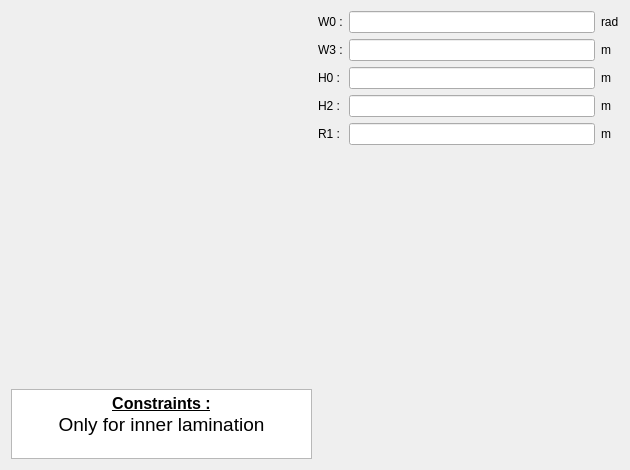
<?xml version="1.0" encoding="UTF-8"?>
<ui version="4.0">
 <class>PWSlot16</class>
 <widget class="QWidget" name="PWSlot16">
  <property name="geometry">
   <rect>
    <x>0</x>
    <y>0</y>
    <width>630</width>
    <height>470</height>
   </rect>
  </property>
  <property name="minimumSize">
   <size>
    <width>630</width>
    <height>470</height>
   </size>
  </property>
  <property name="maximumSize">
   <size>
    <width>16777215</width>
    <height>16777215</height>
   </size>
  </property>
  <property name="windowTitle">
   <string>Form</string>
  </property>
  <layout class="QHBoxLayout" name="horizontalLayout">
   <item>
    <layout class="QVBoxLayout" name="verticalLayout_2">
     <item>
      <widget class="QLabel" name="img_slot">
       <property name="sizePolicy">
        <sizepolicy hsizetype="Expanding" vsizetype="Expanding">
         <horstretch>0</horstretch>
         <verstretch>0</verstretch>
        </sizepolicy>
       </property>
       <property name="maximumSize">
        <size>
         <width>16777215</width>
         <height>16777215</height>
        </size>
       </property>
       <property name="text">
        <string/>
       </property>
       <property name="pixmap">
        <pixmap resource="../../../../Resources/pyleecan.qrc">:/images/images/MachineSetup/WSlot/Slot 16.PNG</pixmap>
       </property>
       <property name="scaledContents">
        <bool>true</bool>
       </property>
      </widget>
     </item>
     <item>
      <widget class="QTextEdit" name="txt_constraint">
       <property name="sizePolicy">
        <sizepolicy hsizetype="Expanding" vsizetype="Fixed">
         <horstretch>0</horstretch>
         <verstretch>0</verstretch>
        </sizepolicy>
       </property>
       <property name="maximumSize">
        <size>
         <width>16777215</width>
         <height>70</height>
        </size>
       </property>
       <property name="verticalScrollBarPolicy">
        <enum>Qt::ScrollBarAlwaysOff</enum>
       </property>
       <property name="html">
        <string>&lt;!DOCTYPE HTML PUBLIC &quot;-//W3C//DTD HTML 4.0//EN&quot; &quot;http://www.w3.org/TR/REC-html40/strict.dtd&quot;&gt;
&lt;html&gt;&lt;head&gt;&lt;meta name=&quot;qrichtext&quot; content=&quot;1&quot; /&gt;&lt;style type=&quot;text/css&quot;&gt;
p, li { white-space: pre-wrap; }
&lt;/style&gt;&lt;/head&gt;&lt;body style=&quot; font-family:'MS Shell Dlg 2'; font-size:7.8pt; font-weight:400; font-style:normal;&quot;&gt;
&lt;p align=&quot;center&quot; style=&quot; margin-top:0px; margin-bottom:0px; margin-left:0px; margin-right:0px; -qt-block-indent:0; text-indent:0px;&quot;&gt;&lt;span style=&quot; font-size:12pt; font-weight:600; text-decoration: underline;&quot;&gt;Constraints :&lt;/span&gt;&lt;/p&gt;
&lt;p align=&quot;center&quot; style=&quot; margin-top:0px; margin-bottom:0px; margin-left:0px; margin-right:0px; -qt-block-indent:0; text-indent:0px;&quot;&gt;&lt;span style=&quot; font-size:14pt;&quot;&gt;Only for inner lamination&lt;/span&gt;&lt;/p&gt;&lt;/body&gt;&lt;/html&gt;</string>
       </property>
       <property name="textInteractionFlags">
        <set>Qt::TextSelectableByKeyboard|Qt::TextSelectableByMouse</set>
       </property>
      </widget>
     </item>
    </layout>
   </item>
   <item>
    <layout class="QVBoxLayout" name="verticalLayout">
     <item>
      <layout class="QGridLayout" name="gridLayout">
       <item row="0" column="0">
        <widget class="QLabel" name="in_W0">
         <property name="text">
          <string>W0 :</string>
         </property>
        </widget>
       </item>
       <item row="0" column="1">
        <widget class="FloatEdit" name="lf_W0"/>
       </item>
       <item row="0" column="2">
        <widget class="QLabel" name="unit_W0">
         <property name="text">
          <string>rad</string>
         </property>
        </widget>
       </item>
       <item row="1" column="0">
        <widget class="QLabel" name="in_W3">
         <property name="text">
          <string>W3 :</string>
         </property>
        </widget>
       </item>
       <item row="1" column="1">
        <widget class="FloatEdit" name="lf_W3"/>
       </item>
       <item row="1" column="2">
        <widget class="QLabel" name="unit_W3">
         <property name="text">
          <string>m</string>
         </property>
        </widget>
       </item>
       <item row="2" column="0">
        <widget class="QLabel" name="in_H0">
         <property name="text">
          <string>H0 :</string>
         </property>
        </widget>
       </item>
       <item row="2" column="1">
        <widget class="FloatEdit" name="lf_H0"/>
       </item>
       <item row="2" column="2">
        <widget class="QLabel" name="unit_H0">
         <property name="text">
          <string>m</string>
         </property>
        </widget>
       </item>
       <item row="3" column="0">
        <widget class="QLabel" name="in_H2">
         <property name="text">
          <string>H2 :</string>
         </property>
        </widget>
       </item>
       <item row="3" column="1">
        <widget class="FloatEdit" name="lf_H2"/>
       </item>
       <item row="3" column="2">
        <widget class="QLabel" name="unit_H2">
         <property name="text">
          <string>m</string>
         </property>
        </widget>
       </item>
       <item row="4" column="0">
        <widget class="QLabel" name="in_R1">
         <property name="text">
          <string>R1 :</string>
         </property>
        </widget>
       </item>
       <item row="4" column="1">
        <widget class="FloatEdit" name="lf_R1"/>
       </item>
       <item row="4" column="2">
        <widget class="QLabel" name="unit_R1">
         <property name="text">
          <string>m</string>
         </property>
        </widget>
       </item>
      </layout>
     </item>
     <item>
      <widget class="WWSlotOut" name="w_out" native="true"/>
     </item>
    </layout>
   </item>
  </layout>
 </widget>
 <customwidgets>
  <customwidget>
   <class>FloatEdit</class>
   <extends>QLineEdit</extends>
   <header>......GUI/Tools/FloatEdit.h</header>
  </customwidget>
  <customwidget>
   <class>WWSlotOut</class>
   <extends>QWidget</extends>
   <header>......GUI.Dialog.DMachineSetup.SWSlot.WWSlotOut.WWSlotOut.h</header>
   <container>1</container>
  </customwidget>
 </customwidgets>
 <tabstops>
  <tabstop>lf_W0</tabstop>
  <tabstop>lf_W3</tabstop>
  <tabstop>lf_H0</tabstop>
  <tabstop>lf_H2</tabstop>
 </tabstops>
 <resources>
  <include location="../../../../Resources/pyleecan.qrc"/>
 </resources>
 <connections/>
</ui>
